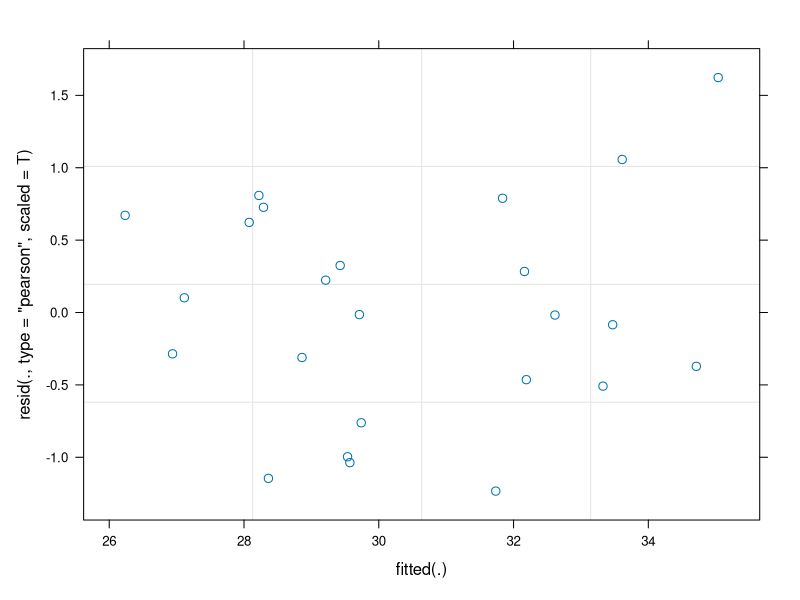
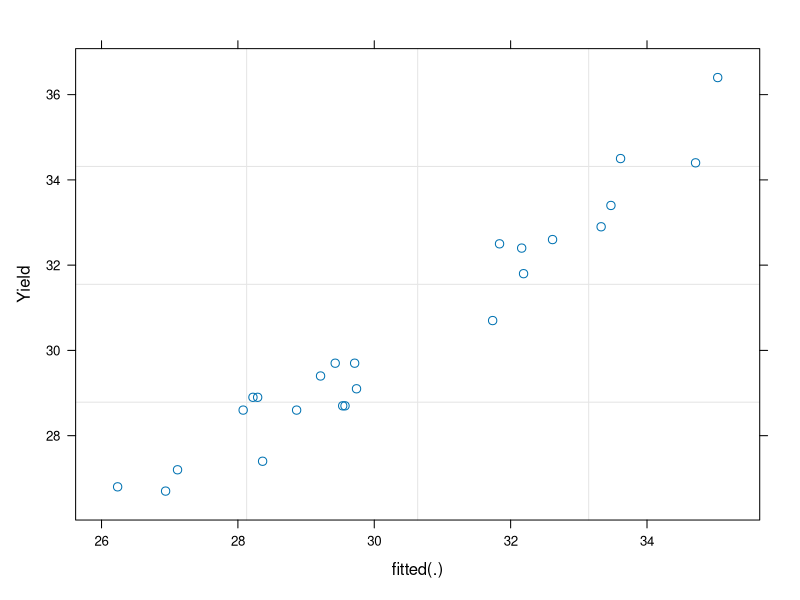
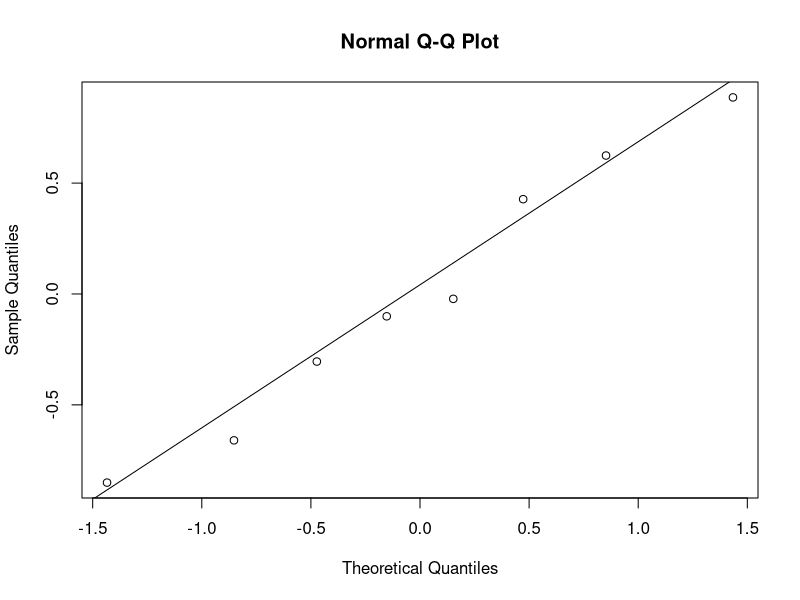
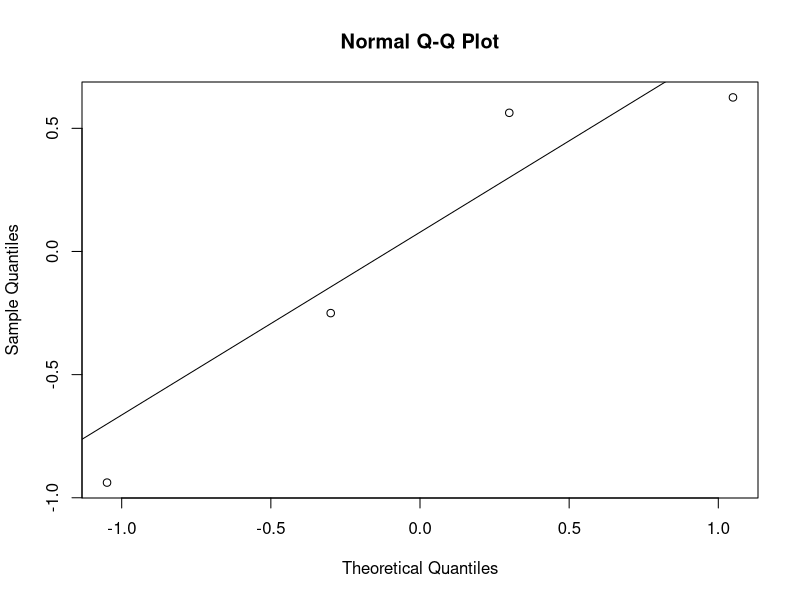

The R script that drew these images, in order:
library(lme4)
library(nlme)


grass <- read.table("grass.dat", 
   col.names=c("Block","Culti","Innoc","Yield"))
grass$Block <- as.factor(grass$Block)
grass$Culti <- as.factor(grass$Culti)
grass$Innoc <- as.factor(grass$Innoc)


# Multistratum models may be fitted using aov() if
# the design is balanced and all factors are random. 
# Models are specified by a model formula
#
#  response ~ mean.formula + Error(strata.formular)

summary(grass.aov <- aov(Yield ~ Culti*Innoc + 
          Error(Block/Culti),data=grass))


o1=lm(Yield~Culti*Innoc+Block*Culti,data=grass)
anova(o1)



# Use the lme functions to fit the split-plot
# model with random block effects.  

options(contrasts=c(factor="contr.treatment",
                    ordered="contr.poly"))

o2=lmer(Yield~Culti*Innoc+(1|Block)+(1|Block:Culti),data=grass)
anova(o2)
ranef(o2)
plot(o2,resid(.,type='pearson',scaled=T)~fitted(.))
plot(o2,Yield~fitted(.))

qqnorm((ranef(o2)[[1]])[,1])
qqline((ranef(o2)[[1]])[,1])

qqnorm((ranef(o2)[[2]])[,1])
qqline((ranef(o2)[[2]])[,1])


o3=lme(Yield~Culti*Innoc,random=~1|Block/Culti,data=grass)
anova(o3)



